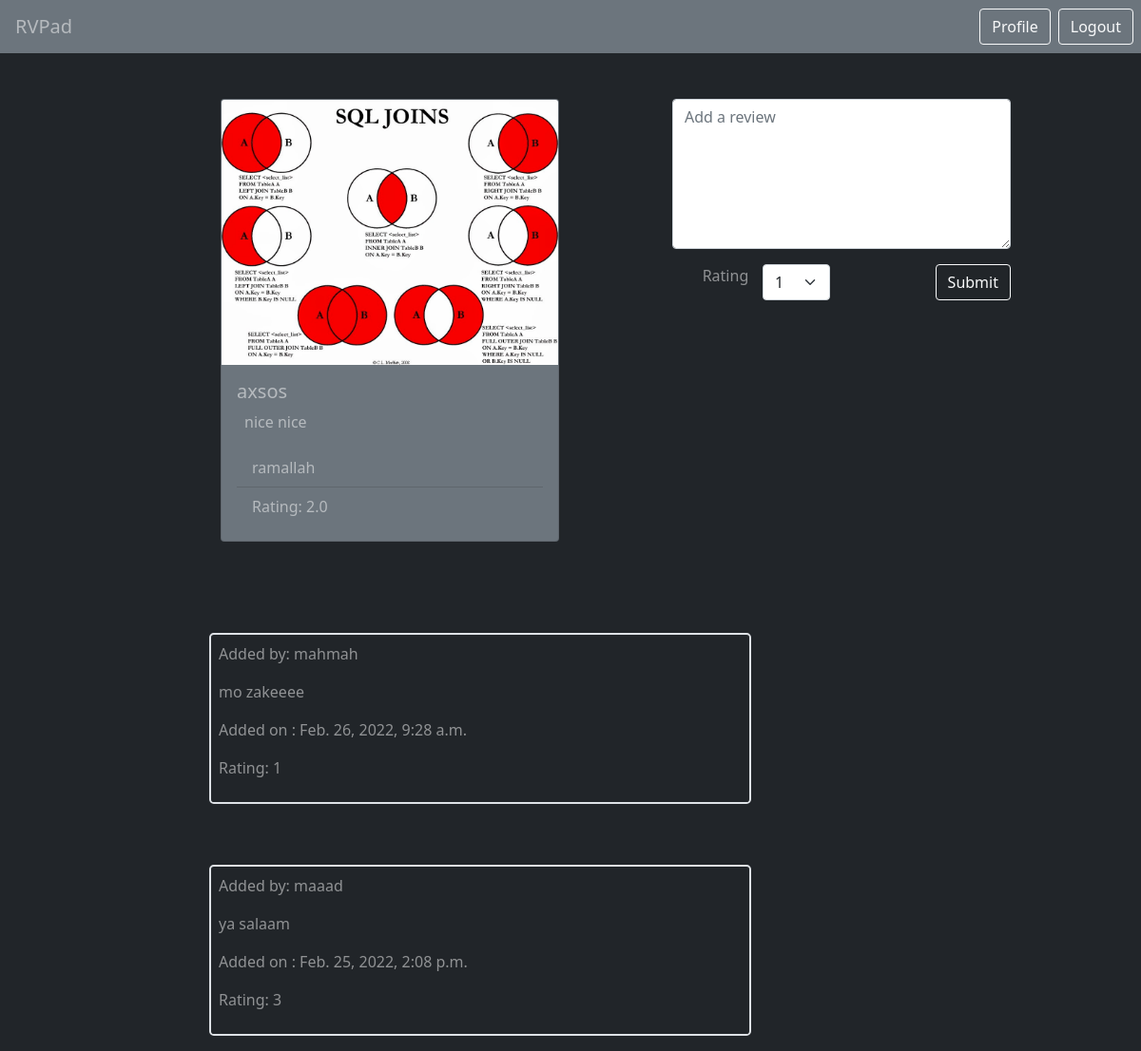
/rvpad/restaurants/4 (signed in), run on the app's committed database.
### rvpad_app/models.py (models this page shows, shortened)
class Restaurant(models.Model):
    name = models.CharField(max_length=255)
    description = models.TextField()
    location = models.CharField(max_length=255)
    image = models.ImageField(
        upload_to='images/', default='/static/imgs/no_image.png')
    posted_by = models.ForeignKey(
        User, related_name="restaurants", on_delete=models.CASCADE)
    created_at = models.DateTimeField(auto_now_add=True)
    updated_at = models.DateTimeField(auto_now=True)
    objects = RestaurantManager()

class Review(models.Model):
    text = models.TextField()
    rating = models.IntegerField()
    posted_by = models.ForeignKey(
        User, related_name="reviews", on_delete=models.CASCADE)
    reviewed_restaurant = models.ForeignKey(
        Restaurant, related_name="reviews", on_delete=models.CASCADE)
    created_at = models.DateTimeField(auto_now_add=True)
    updated_at = models.DateTimeField(auto_now=True)

### login_registration_app/models.py (models this page shows, shortened)
class User(models.Model):
    first_name = models.CharField(max_length=255)
    last_name = models.CharField(max_length=255)
    email = models.CharField(max_length=255)
    password = models.CharField(max_length=255)
    image = models.ImageField(
        upload_to='images/', default='/static/imgs/user.png')
    created_at = models.DateTimeField(auto_now_add=True)
    updated_at = models.DateTimeField(auto_now=True)
    objects = UserManager()

### rvpad_app/views.py (the view)
# urls.py: path('restaurants/<int:rest_id>', views.restaurant_details),
def restaurant_details(request, rest_id):
    if 'userid' in request.session:
        user = User.objects.get(id=request.session['userid'])
        rest = Restaurant.objects.get(id=rest_id)
        reviews = rest.reviews.all().order_by('-created_at')
        sum = 0
        for review in reviews:
            sum = sum+int(review.rating)
        if len(reviews) > 0:
            rating = round(sum/len(reviews), 1)
        else:
            rating = 'No ratings yet'
        context = {
            'user': user,
            'rest': rest,
            'rating': rating,
            'reviews': reviews
        }
        return render(request, 'rest_details.html', context)
    else:
        return redirect('/login_register')

### rvpad_app/templates/rest_details.html (shortened to what this page needs)
<!DOCTYPE html>
<html lang="en">
  <head>
    <link
      href="https://cdn.jsdelivr.net/npm/bootstrap@5.1.3/dist/css/bootstrap.min.css"
      rel="stylesheet"
    />
  </head>
  <body class="bg-dark text-white-50">
    <nav class="navbar navbar-light bg-secondary justify-content-between ps-3">
      <a href="/" class="navbar-brand text-white-50">RVPad</a>
      <a
      href="/rvpad/users/{{request.session.userid}}"
      class="btn btn-outline-light my-2 me-2 ms-auto  my-sm-0"
      >Profile</a
    >
      <a href="/logout" class="btn btn-outline-light my-2 my-sm-0  me-2"
        >Logout</a
      >
    </nav>
    <div class="container">
    <div class="row mb-5">
      <div class="col-md-4 offset-md-2 col-10 offset-1 mt-5">
        <div class="card bg-secondary">
          <img src="{{rest.image.url}}" class="card-img-top" alt="..." />
          <div class="card-body">
            <div class="bg-secondary text-white-50">
              <h5 class="card-title">{{rest.name}}</h5>
            </div>
            <div class="card-text mx-2">
              <p>{{rest.description}}</p>
            </div>
            <ul class="list-group list-group-flush">
              <li class="list-group-item bg-secondary text-white-50">
                {{rest.location}}
              </li>
              <li class="list-group-item bg-secondary text-white-50">
                Rating: {{rating}}
              </li>
            </ul>
          </div>
        </div>
      </div>
      <div class="col-md-4 offset-md-1 col-8 offset-2 mt-5">
        <form action="/rvpad/reviews/add/{{rest.id}}" method="post">
          <div class="mb-3">
            <textarea
              class="form-control"
              name="rev_text"
              placeholder="Add a review"
              id="exampleFormControlTextarea1"
              rows="6"
            ></textarea>
          </div>
          <div class="row">
            <div class="col">
              <div class="row">
                <div class="col-lg-4 offset-lg-2">
                  <label for="">Rating</label>
                </div>
                <div class="col-lg-6">
                  <select
                    id="rating"
                    class="form-select"
                    name="rating"
                    aria-label="Default select example"
                  >
                    <option value="1">1</option>
                  </select>
                </div>
              </div>
            </div>
            <div class="col">
              <button class="btn btn-outline-light float-end">Submit</button>
            </div>
          </div>
        </form>
      </div>
    </div>
    {%for review in reviews%}
    <div class="row mb-3">
      <div class="col-md-6 mt-5 offset-md-2 col-10 offset-1 border border-2 rounded-3 p-2">
        <p>Added by: {{review.posted_by.first_name}}</p>
        <p>{{review.text}}</p>
        <p>Added on : {{review.created_at}}</p>
        <p>Rating: {{review.rating}}</p>
      </div>
    </div>
    {%endfor%}
  </div>
  </body>
</html>

### data on the page
Restaurant: image (picture), name "axsos", description "nice nice", location "ramallah"
Review: posted_by.first_name "mahmah", text "mo zakeeee", created_at "Feb. 26, 2022, 9:28 a.m.", rating "1"
Review: posted_by.first_name "maaad", text "ya salaam", created_at "Feb. 25, 2022, 2:08 p.m.", rating "3"

### other printed values
{{ rating }} "2.0"
